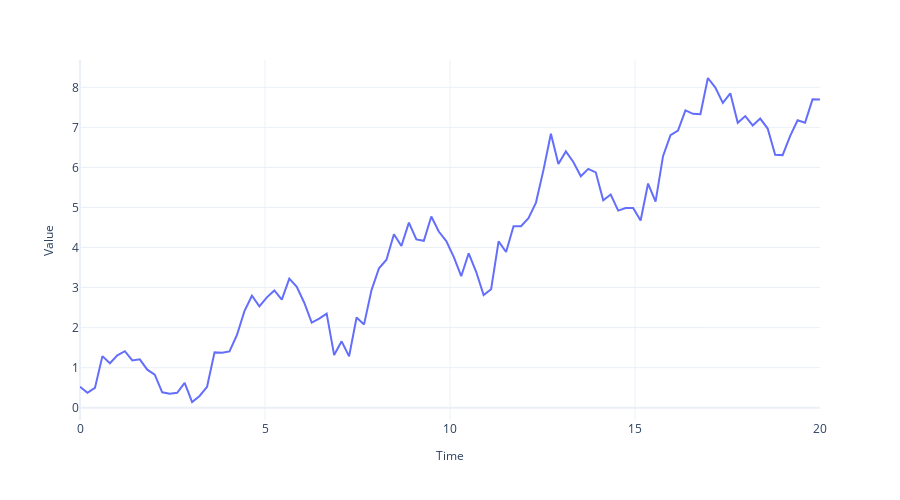

This figure's notebook cell:
### Code cell
fig = plot_time_series(regular_time_samples, 
                 timeseries_, 
                 "")
fig.write_image("imgs/chapter_1/non_stationary.png")
fig.show()
